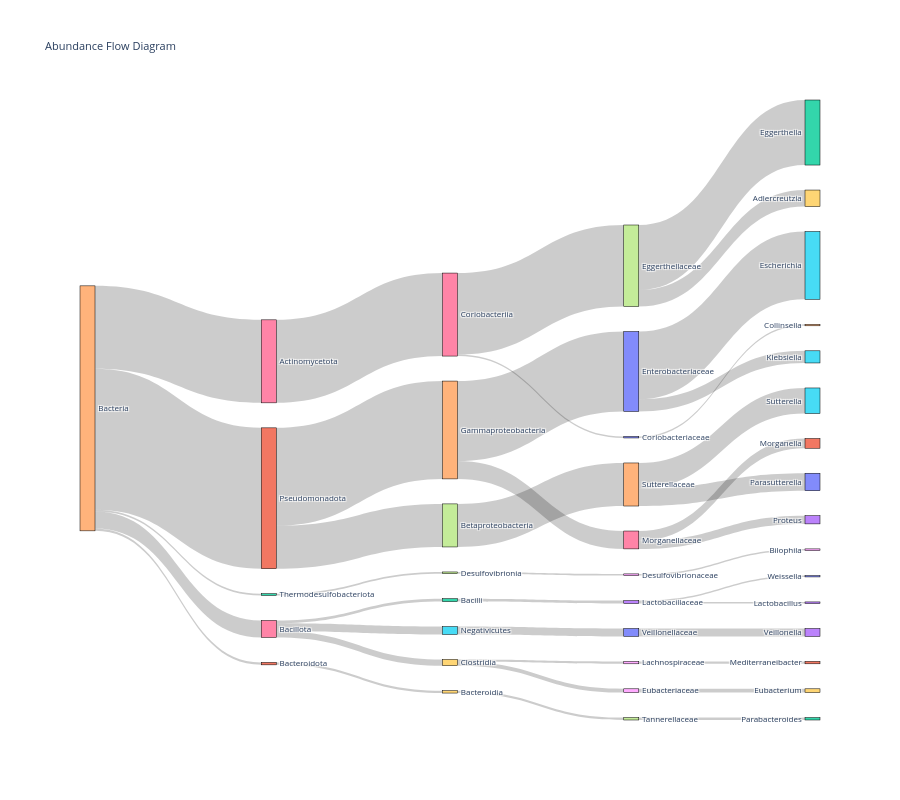

Source (notebook cell):
### Code cell
operon_abd_data_CD = mds.filter.obs(pl.col("disease_group") == "CD").groupby.var(["pfam_domain","species"]).agg("sum").groupby.var(["species"]).agg("median")
operon_abd_data_CD_alter = mds.groupby.var(["pfam_domain","species"]).agg("sum").groupby.var(["species"]).agg("median").filter.obs(pl.col("disease_group") == "CD")
operon_abd_data_CD_alter.pl.sankey(
    hierarchy_cols=["domain","phylum","class","family","genus"], min_abundance=0.1
)

### Figure 1 — Plotly figure (JSON) as saved in the notebook; plotly's stock layout.template omitted (floating-point values rounded to 4 significant figures)
{"data": [{"link": {"hovertemplate": "Flow from %{source.label} to %{target.label}: %{value:.2e}<extra></extra>", "source": [4, 31, 17, 24, 4, 16, 6, 27, 4, 11, 19, 37, 4, 36, 5, 20, 31, 34, 26, 24, 6, 30, 36, 12, 3, 27, 4, 22, 7, 38, 3, 36, 29, 28, 29, 18, 34, 0, 0, 26], "target": [31, 17, 24, 35, 16, 6, 27, 2, 11, 19, 37, 32, 36, 5, 20, 33, 34, 26, 23, 40, 30, 14, 12, 3, 13, 9, 22, 7, 38, 8, 10, 29, 28, 39, 18, 21, 0, 15, 25, 1], "value": [12.17, 3.718, 3.718, 2.206, 7.168, 7.168, 7.039, 5.617, 0.2095, 0.2095, 0.2095, 0.2095, 1.464, 0.6796, 0.6796, 0.6796, 8.448, 1.543, 0.703, 1.512, 0.1282, 0.1282, 0.2505, 0.2505, 0.1383, 1.423, 0.1497, 0.1497, 0.1497, 0.1497, 0.1122, 0.5337, 0.3256, 0.3256, 0.2081, 0.2081, 6.905, 5.855, 1.05, 0.8401]}, "node": {"label": ["Enterobacteriaceae", "Morganella", "Eggerthella", "Lactobacillaceae", "Bacteria", "Negativicutes", "Coriobacteriia", "Desulfovibrionia", "Bilophila", "Adlercreutzia", "Weissella", "Bacteroidota", "Bacilli", "Lactobacillus", "Collinsella", "Escherichia", "Actinomycetota", "Betaproteobacteria", "Lachnospiraceae", "Bacteroidia", "Veillonellaceae", "Mediterraneibacter", "Thermodesulfobacteriota", "Proteus", "Sutterellaceae", "Klebsiella", "Morganellaceae", "Eggerthellaceae", "Eubacteriaceae", "Clostridia", "Coriobacteriaceae", "Pseudomonadota", "Parabacteroides", "Veillonella", "Gammaproteobacteria", "Sutterella", "Bacillota", "Tannerellaceae", "Desulfovibrionaceae", "Eubacterium", "Parasutterella"], "line": {"color": "black", "width": 0.5}, "pad": 25, "thickness": 15}, "type": "sankey"}], "layout": {"font": {"size": 8}, "height": 800, "title": {"text": "Abundance Flow Diagram"}}}
